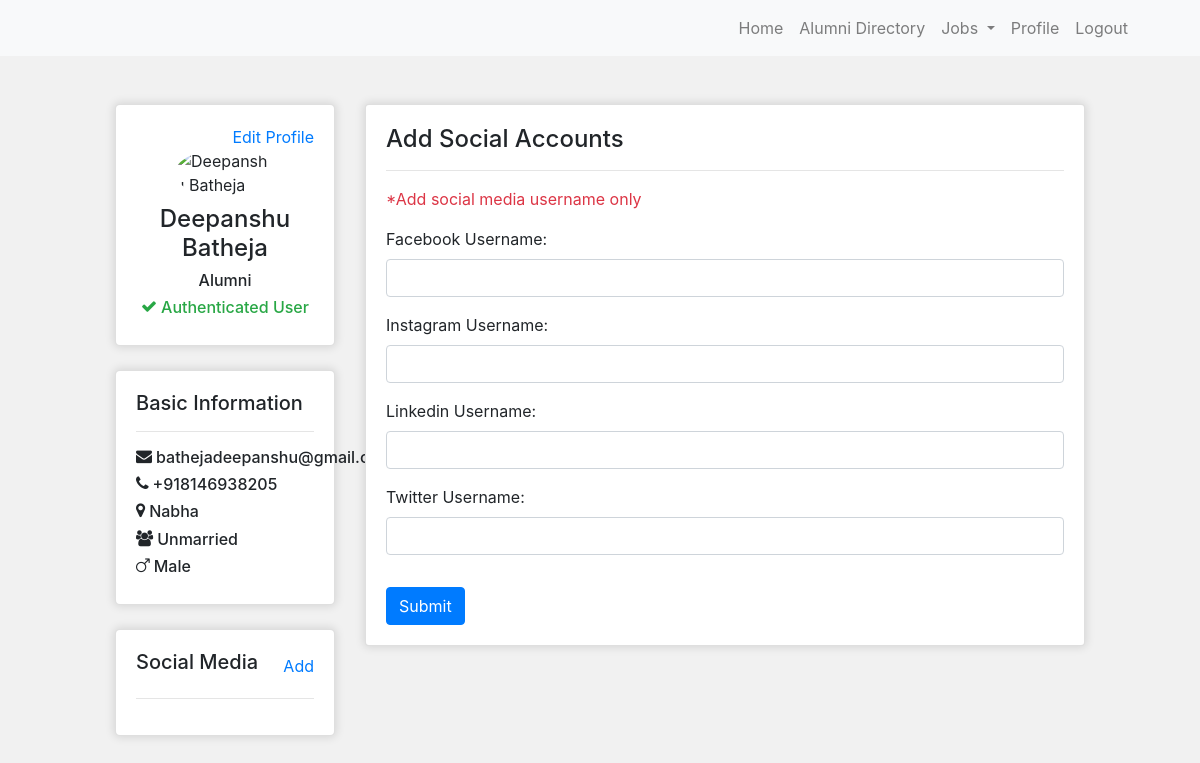
/addSocialMedia/ (signed in), run on the app's committed database.
### website/models.py (models this page shows, shortened)
class Account(AbstractBaseUser):
    gender_choices = (
        ('Male', 'Male'),
        ('Female', 'Female'),
    )
    role_choices = (
        ('Alumni', 'Alumni'),
        ('Student', 'Student'),
        ('Faculty', 'Faculty'),
    )
    maritalStatus_choices = (
        ('Married', 'Married'),
        ('Unmarried', 'Unmarried'),
        ('Other', 'Other'),
    )
    phoneVisibility_choices = (
        ('Private', 'Private'),
        ('Public', 'Public'),
    )
    id = models.AutoField(primary_key=True)
    username = None
    name = models.CharField(max_length=200)
    email = models.EmailField(verbose_name="email", max_length=100, unique=True)
    role = models.CharField(choices=role_choices, max_length=100)
    gender = models.CharField(choices=gender_choices, max_length=250)
    maritalStatus = models.CharField(choices=maritalStatus_choices, max_length=100)
    location = models.CharField(max_length=100, unique=False)
    phone = models.CharField(max_length=100, unique=True)
    phoneVisibility = models.CharField(max_length=100, choices=phoneVisibility_choices, default='Private')
    isAuthenticated = models.BooleanField(default=False, blank=True)
    date_joined = models.DateTimeField(verbose_name="date joined", auto_now_add=True)
    last_login = models.DateTimeField(verbose_name="last login", auto_now=True)
    is_admin = models.BooleanField(default=False)
    is_active = models.BooleanField(default=True)
    is_staff = models.BooleanField(default=False)
    is_superuser = models.BooleanField(default=False)
    objects = MyAccountManager()
    USERNAME_FIELD = 'email'
    REQUIRED_FIELDS = ['name', 'role', 'gender', 'maritalStatus', 'location', 'phone']

### website/views.py (the view)
# urls.py: path('addSocialMedia/', views.addSocialMedia, name="addSocialMedia"),
@login_required(login_url='login')
def addSocialMedia(request):
    context = {}
    if request.method == 'POST':
        form = AddSocialAccountsForm(request.POST)
        if form.is_valid():
            socialMediaForm = form.save(commit=False)
            socialMediaForm.user = request.user
            socialMediaForm.save()
            messages.success(request, "Education added successfully!")
            return redirect('/profile/')
        else:
            context['addSocialAccounts_form'] = form
    else:
        form = AddSocialAccountsForm()
        context['addSocialAccounts_form'] = form
    socialProfiles = SocialMedia.objects.filter(user=request.user).exists()
    if socialProfiles:
        return redirect('/profile/')
    return render(request, "addSocialMedia.html", context)

### website/forms.py
class AddSocialAccountsForm(forms.ModelForm):
    facebook = forms.CharField(label="Facebook Username", required=False, widget=forms.TextInput(attrs={'class': 'form-control'}))
    instagram = forms.CharField(label="Instagram Username", required=False, widget=forms.TextInput(attrs={'class': 'form-control'}))
    linkedin = forms.CharField(label="Linkedin Username", required=False, widget=forms.TextInput(attrs={'class': 'form-control'}))
    twitter = forms.CharField(label="Twitter Username", required=False, widget=forms.TextInput(attrs={'class': 'form-control'}))
    class Meta:
        model = SocialMedia
        fields = ('facebook', 'instagram', 'linkedin', 'twitter')

### templates/addSocialMedia.html (shortened to what this page needs)
{% extends 'base.html' %}
{% load static %}
{% block content %}
<div class="home container-fluid mt-5">
    <div class="row">
        <div class="col-md-10 col-11 mx-auto">
            <div class="row">
                {% include 'components/profileLeftSide.html' %}
                <div class="col-lg-9 col-md-12">
                    <div class="card">
                        <div class="card-body border-0">
                            <div class="active" id="profile">
                                <h4>Add Social Accounts</h4>
                                <hr>
                                <p class="text-danger">*Add social media username only</p>
                                <form method="post">
                                    {% for field in addSocialAccounts_form %}
                                    <div class="form-group">
                                        <label class="col-form-label p-0 m-0">{{field.label_tag}}</label>
                                        {{field}}
                                    </div>
                                    {% endfor %}
                                    <button type="submit" class="mt-3 btn btn-primary">Submit</button>
                                </form>
                            </div>
                        </div>
                    </div>
                </div>
            </div>
        </div>
    </div>
</div>
{% endblock %}

### templates/components/profileLeftSide.html (shortened to what this page needs)
<div class="col-lg-3 col-md-12 d-md-block">
    <div class="card card-left">
        <div class="card-body">
            <div class="d-flex justify-content-end">
                <a href="/editProfile/">Edit Profile</a>
            </div>
            {% if request.user.is_authenticated %}
            <div class="d-flex justify-content-center pb-2">
                <img src="https://cdn.pixabay.com/photo/2015/10/05/22/37/blank-profile-picture-973460__340.png"
                    alt="{{user.name}}" style="width: 100px; border-radius: 50%;">
            </div>
            <h4 class="text-center">{{user.name}}</h4>
            <h6 class="text-center">{{user.role}}</h6>
            {% if user.isAuthenticated %}
            <div class="d-flex justify-content-center">
                <i class="fa fa-check pr-1 text-success"></i>
                <h6 class="text-center text-success">Authenticated User</h6>
            </div>
            {% else %}
            <div class="d-flex justify-content-center">
                <i class="fa fa-exclamation-triangle pr-1 text-danger"></i>
                <h6 class="text-center text-danger">Unauthenticated User</h6>
            </div>
            {% endif %}
            {% endif %}
        </div>
    </div>
    <br>
    <div class="card card-left">
        <div class="card-body">
            {% if request.user.is_authenticated %}
            <h5 class="">Basic Information</h5>
            <hr>
            <div class="d-flex">
                <i class="fa fa-envelope pr-1"></i>
                <h6>{{user.email}}</h6>
            </div>
            <div class="d-flex">
                <i class="fa fa-phone pr-1"></i>
                <h6>+{{user.phone}}</h6>
            </div>
            <div class="d-flex">
                <i class="fa fa-map-marker pr-1"></i>
                <h6>{{user.location}}</h6>
            </div>
            <div class="d-flex">
                <i class="fa fa-users pr-1"></i>
                <h6>{{user.maritalStatus}}</h6>
            </div>
            <div class="d-flex">
                <i class="fa fa-mars pr-1"></i>
                <h6>{{user.gender}}</h6>
            </div>
            {% endif %}
        </div>
    </div>
    <br>
    <div class="card card-left">
        <div class="card-body">
            {% if request.user.is_authenticated %}
            <div class="d-flex justify-content-between align-items-center">
                <h5>Social Media</h5>
                {% if socialAccounts %}
                {% for socialAccount in socialAccounts %}
                <a href="/editSocialMedia/{{socialAccount.id}}/">Edit</a>
                {% endfor %}
                {% else %}
                <a href="/addSocialMedia/">Add</a>
                {% endif %}
            </div>
            <hr>
            {% endif %}
        </div>
    </div>
    <br>
</div>

### static/style.css (style rules this page uses)
* { margin: 0; padding: 0; box-sizing: border-box; }
body { background: #f1f1f1; }
input, button, textarea, select { box-shadow: none !important; }
.home .card { box-shadow: 0 0 8px 2px rgba(0, 0, 0, 0.1); }
.home .card-left { border-radius: 5px; }

### data on the page
Account: name "Deepanshu Batheja", role "Alumni", email "bathejadeepanshu@gmail.com", phone "918146938205", location "Nabha", maritalStatus "Unmarried", gender "Male"

### other printed values
{{ field.label_tag }} "Facebook Username:" "Instagram Username:" "Linkedin Username:" "Twitter Username:"
